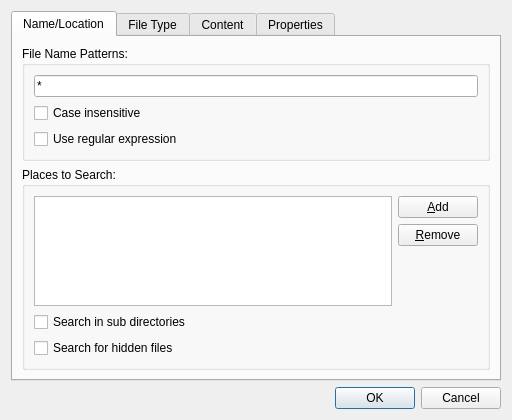
<?xml version="1.0" encoding="UTF-8"?>
<ui version="4.0">
 <class>SearchDialog</class>
 <widget class="QDialog" name="SearchDialog">
  <property name="geometry">
   <rect>
    <x>0</x>
    <y>0</y>
    <width>512</width>
    <height>420</height>
   </rect>
  </property>
  <property name="windowTitle">
   <string>Search Files</string>
  </property>
  <property name="windowIcon">
   <iconset theme="system-search">
    <normaloff/>
   </iconset>
  </property>
  <layout class="QVBoxLayout" name="verticalLayout">
   <item>
    <widget class="QTabWidget" name="tabWidget">
     <property name="currentIndex">
      <number>0</number>
     </property>
     <widget class="QWidget" name="tab">
      <attribute name="title">
       <string>Name/Location</string>
      </attribute>
      <layout class="QVBoxLayout" name="verticalLayout_2" stretch="0,1">
       <item>
        <widget class="QGroupBox" name="groupBox">
         <property name="title">
          <string>File Name Patterns:</string>
         </property>
         <layout class="QVBoxLayout" name="verticalLayout_3">
          <item>
           <widget class="QLineEdit" name="namePatterns">
            <property name="text">
             <string>*</string>
            </property>
           </widget>
          </item>
          <item>
           <widget class="QCheckBox" name="nameCaseInsensitive">
            <property name="text">
             <string>Case insensitive</string>
            </property>
           </widget>
          </item>
          <item>
           <widget class="QCheckBox" name="nameRegExp">
            <property name="text">
             <string>Use regular expression</string>
            </property>
           </widget>
          </item>
         </layout>
        </widget>
       </item>
       <item>
        <widget class="QGroupBox" name="groupBox_2">
         <property name="title">
          <string>Places to Search:</string>
         </property>
         <layout class="QVBoxLayout" name="verticalLayout_5">
          <item>
           <layout class="QHBoxLayout" name="horizontalLayout">
            <item>
             <widget class="QListWidget" name="listView"/>
            </item>
            <item>
             <layout class="QVBoxLayout" name="verticalLayout_4">
              <item>
               <widget class="QPushButton" name="addPath">
                <property name="text">
                 <string>&amp;Add</string>
                </property>
                <property name="icon">
                 <iconset theme="list-add">
                  <normaloff/>
                 </iconset>
                </property>
               </widget>
              </item>
              <item>
               <widget class="QPushButton" name="removePath">
                <property name="text">
                 <string>&amp;Remove</string>
                </property>
                <property name="icon">
                 <iconset theme="list-remove">
                  <normaloff/>
                 </iconset>
                </property>
               </widget>
              </item>
              <item>
               <spacer name="verticalSpacer">
                <property name="orientation">
                 <enum>Qt::Vertical</enum>
                </property>
                <property name="sizeHint" stdset="0">
                 <size>
                  <width>20</width>
                  <height>40</height>
                 </size>
                </property>
               </spacer>
              </item>
             </layout>
            </item>
           </layout>
          </item>
          <item>
           <widget class="QCheckBox" name="recursiveSearch">
            <property name="text">
             <string>Search in sub directories</string>
            </property>
           </widget>
          </item>
          <item>
           <widget class="QCheckBox" name="searchHidden">
            <property name="text">
             <string>Search for hidden files</string>
            </property>
           </widget>
          </item>
         </layout>
        </widget>
       </item>
      </layout>
     </widget>
     <widget class="QWidget" name="tab_2">
      <attribute name="title">
       <string>File Type</string>
      </attribute>
      <layout class="QVBoxLayout" name="verticalLayout_7">
       <item>
        <widget class="QGroupBox" name="groupBox_3">
         <property name="title">
          <string>Only search for files of following types:</string>
         </property>
         <layout class="QVBoxLayout" name="verticalLayout_6">
          <item>
           <widget class="QCheckBox" name="searchTextFiles">
            <property name="text">
             <string>Text files</string>
            </property>
           </widget>
          </item>
          <item>
           <widget class="QCheckBox" name="searchImages">
            <property name="text">
             <string>Image files</string>
            </property>
           </widget>
          </item>
          <item>
           <widget class="QCheckBox" name="searchAudio">
            <property name="text">
             <string>Audio files</string>
            </property>
           </widget>
          </item>
          <item>
           <widget class="QCheckBox" name="searchVideo">
            <property name="text">
             <string>Video files</string>
            </property>
           </widget>
          </item>
          <item>
           <widget class="QCheckBox" name="searchDocuments">
            <property name="text">
             <string>Documents</string>
            </property>
           </widget>
          </item>
          <item>
           <widget class="QCheckBox" name="searchFolders">
            <property name="text">
             <string>Folders</string>
            </property>
           </widget>
          </item>
         </layout>
        </widget>
       </item>
       <item>
        <spacer name="verticalSpacer_2">
         <property name="orientation">
          <enum>Qt::Vertical</enum>
         </property>
         <property name="sizeHint" stdset="0">
          <size>
           <width>20</width>
           <height>40</height>
          </size>
         </property>
        </spacer>
       </item>
      </layout>
     </widget>
     <widget class="QWidget" name="tab_3">
      <attribute name="title">
       <string>Content</string>
      </attribute>
      <layout class="QVBoxLayout" name="verticalLayout_9">
       <item>
        <widget class="QGroupBox" name="groupBox_4">
         <property name="title">
          <string>File contains:</string>
         </property>
         <layout class="QVBoxLayout" name="verticalLayout_8">
          <item>
           <widget class="QLineEdit" name="contentPattern"/>
          </item>
          <item>
           <widget class="QCheckBox" name="contentCaseInsensitive">
            <property name="text">
             <string>Case insensiti&amp;ve</string>
            </property>
           </widget>
          </item>
          <item>
           <widget class="QCheckBox" name="contentRegExp">
            <property name="text">
             <string>&amp;Use regular expression</string>
            </property>
           </widget>
          </item>
         </layout>
        </widget>
       </item>
       <item>
        <spacer name="verticalSpacer_3">
         <property name="orientation">
          <enum>Qt::Vertical</enum>
         </property>
         <property name="sizeHint" stdset="0">
          <size>
           <width>20</width>
           <height>186</height>
          </size>
         </property>
        </spacer>
       </item>
      </layout>
     </widget>
     <widget class="QWidget" name="tab_4">
      <attribute name="title">
       <string>Properties</string>
      </attribute>
      <layout class="QVBoxLayout" name="verticalLayout_10">
       <item>
        <widget class="QGroupBox" name="groupBox_5">
         <property name="title">
          <string>File Size:</string>
         </property>
         <layout class="QFormLayout" name="formLayout">
          <item row="0" column="0">
           <widget class="QCheckBox" name="largerThan">
            <property name="text">
             <string>Larger than:</string>
            </property>
           </widget>
          </item>
          <item row="0" column="1">
           <layout class="QHBoxLayout" name="horizontalLayout_2">
            <item>
             <widget class="QSpinBox" name="minSize">
              <property name="enabled">
               <bool>false</bool>
              </property>
             </widget>
            </item>
            <item>
             <widget class="QComboBox" name="minSizeUnit">
              <property name="enabled">
               <bool>false</bool>
              </property>
              <property name="currentIndex">
               <number>2</number>
              </property>
              <item>
               <property name="text">
                <string>Bytes</string>
               </property>
              </item>
              <item>
               <property name="text">
                <string>KiB</string>
               </property>
              </item>
              <item>
               <property name="text">
                <string>MiB</string>
               </property>
              </item>
              <item>
               <property name="text">
                <string>GiB</string>
               </property>
              </item>
             </widget>
            </item>
           </layout>
          </item>
          <item row="1" column="0">
           <widget class="QCheckBox" name="smallerThan">
            <property name="text">
             <string>Smaller than:</string>
            </property>
           </widget>
          </item>
          <item row="1" column="1">
           <layout class="QHBoxLayout" name="horizontalLayout_3">
            <item>
             <widget class="QSpinBox" name="maxSize">
              <property name="enabled">
               <bool>false</bool>
              </property>
             </widget>
            </item>
            <item>
             <widget class="QComboBox" name="maxSizeUnit">
              <property name="enabled">
               <bool>false</bool>
              </property>
              <property name="currentIndex">
               <number>2</number>
              </property>
              <item>
               <property name="text">
                <string>Bytes</string>
               </property>
              </item>
              <item>
               <property name="text">
                <string>KiB</string>
               </property>
              </item>
              <item>
               <property name="text">
                <string>MiB</string>
               </property>
              </item>
              <item>
               <property name="text">
                <string>GiB</string>
               </property>
              </item>
             </widget>
            </item>
           </layout>
          </item>
         </layout>
        </widget>
       </item>
       <item>
        <widget class="QGroupBox" name="groupBox_6">
         <property name="title">
          <string>Last Modified Time:</string>
         </property>
         <layout class="QFormLayout" name="formLayout_2">
          <item row="0" column="0">
           <widget class="QCheckBox" name="earlierThan">
            <property name="text">
             <string>Earlier than:</string>
            </property>
           </widget>
          </item>
          <item row="1" column="0">
           <widget class="QCheckBox" name="laterThan">
            <property name="text">
             <string>Later than:</string>
            </property>
           </widget>
          </item>
          <item row="0" column="1">
           <widget class="QDateEdit" name="maxTime">
            <property name="enabled">
             <bool>false</bool>
            </property>
            <property name="calendarPopup">
             <bool>true</bool>
            </property>
           </widget>
          </item>
          <item row="1" column="1">
           <widget class="QDateEdit" name="minTime">
            <property name="enabled">
             <bool>false</bool>
            </property>
            <property name="calendarPopup">
             <bool>true</bool>
            </property>
           </widget>
          </item>
         </layout>
        </widget>
       </item>
       <item>
        <spacer name="verticalSpacer_4">
         <property name="orientation">
          <enum>Qt::Vertical</enum>
         </property>
         <property name="sizeHint" stdset="0">
          <size>
           <width>20</width>
           <height>40</height>
          </size>
         </property>
        </spacer>
       </item>
      </layout>
     </widget>
    </widget>
   </item>
   <item>
    <widget class="QDialogButtonBox" name="buttonBox">
     <property name="orientation">
      <enum>Qt::Horizontal</enum>
     </property>
     <property name="standardButtons">
      <set>QDialogButtonBox::Cancel|QDialogButtonBox::Ok</set>
     </property>
    </widget>
   </item>
  </layout>
 </widget>
 <resources/>
 <connections>
  <connection>
   <sender>buttonBox</sender>
   <signal>accepted()</signal>
   <receiver>SearchDialog</receiver>
   <slot>accept()</slot>
   <hints>
    <hint type="sourcelabel">
     <x>248</x>
     <y>254</y>
    </hint>
    <hint type="destinationlabel">
     <x>157</x>
     <y>274</y>
    </hint>
   </hints>
  </connection>
  <connection>
   <sender>buttonBox</sender>
   <signal>rejected()</signal>
   <receiver>SearchDialog</receiver>
   <slot>reject()</slot>
   <hints>
    <hint type="sourcelabel">
     <x>316</x>
     <y>260</y>
    </hint>
    <hint type="destinationlabel">
     <x>286</x>
     <y>274</y>
    </hint>
   </hints>
  </connection>
  <connection>
   <sender>largerThan</sender>
   <signal>toggled(bool)</signal>
   <receiver>minSizeUnit</receiver>
   <slot>setEnabled(bool)</slot>
   <hints>
    <hint type="sourcelabel">
     <x>93</x>
     <y>84</y>
    </hint>
    <hint type="destinationlabel">
     <x>403</x>
     <y>88</y>
    </hint>
   </hints>
  </connection>
  <connection>
   <sender>smallerThan</sender>
   <signal>toggled(bool)</signal>
   <receiver>maxSize</receiver>
   <slot>setEnabled(bool)</slot>
   <hints>
    <hint type="sourcelabel">
     <x>96</x>
     <y>119</y>
    </hint>
    <hint type="destinationlabel">
     <x>241</x>
     <y>123</y>
    </hint>
   </hints>
  </connection>
  <connection>
   <sender>largerThan</sender>
   <signal>toggled(bool)</signal>
   <receiver>minSize</receiver>
   <slot>setEnabled(bool)</slot>
   <hints>
    <hint type="sourcelabel">
     <x>93</x>
     <y>84</y>
    </hint>
    <hint type="destinationlabel">
     <x>241</x>
     <y>88</y>
    </hint>
   </hints>
  </connection>
  <connection>
   <sender>smallerThan</sender>
   <signal>toggled(bool)</signal>
   <receiver>maxSizeUnit</receiver>
   <slot>setEnabled(bool)</slot>
   <hints>
    <hint type="sourcelabel">
     <x>96</x>
     <y>119</y>
    </hint>
    <hint type="destinationlabel">
     <x>403</x>
     <y>123</y>
    </hint>
   </hints>
  </connection>
  <connection>
   <sender>laterThan</sender>
   <signal>toggled(bool)</signal>
   <receiver>minTime</receiver>
   <slot>setEnabled(bool)</slot>
   <hints>
    <hint type="sourcelabel">
     <x>88</x>
     <y>223</y>
    </hint>
    <hint type="destinationlabel">
     <x>319</x>
     <y>226</y>
    </hint>
   </hints>
  </connection>
  <connection>
   <sender>earlierThan</sender>
   <signal>toggled(bool)</signal>
   <receiver>maxTime</receiver>
   <slot>setEnabled(bool)</slot>
   <hints>
    <hint type="sourcelabel">
     <x>93</x>
     <y>190</y>
    </hint>
    <hint type="destinationlabel">
     <x>319</x>
     <y>193</y>
    </hint>
   </hints>
  </connection>
 </connections>
</ui>
